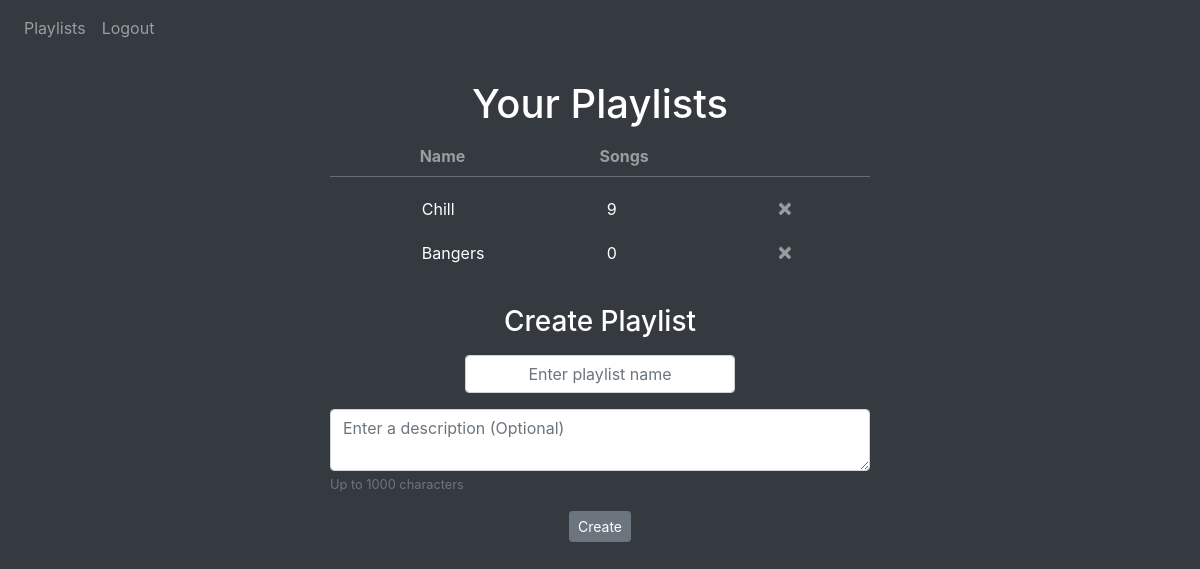
Page / (signed in) on the earlier database version.
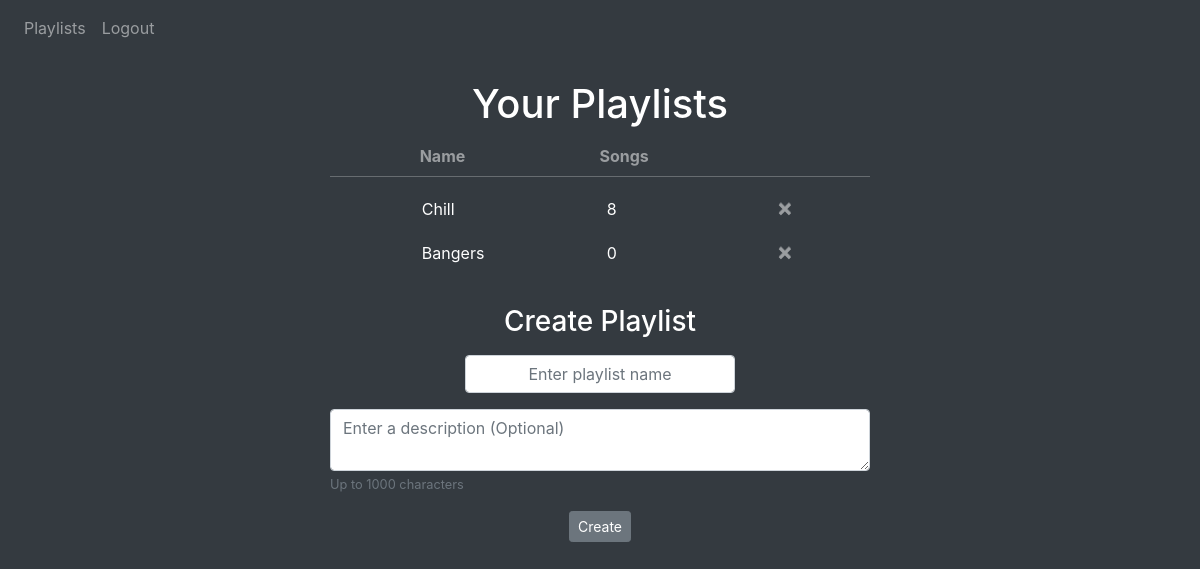
Same page on the later database version.
### website/models.py (models this page shows)
class Playlist(db.Model):
    id = db.Column(db.Integer, primary_key=True)
    name = db.Column(db.String(150))
    description = db.Column(db.String(1000))
    songs = db.Column(mutable_json_type(dbtype=db.JSON, nested=True))
    count = db.Column(db.Integer)
    user_id = db.Column(db.Integer, db.ForeignKey('user.id'))

### website/views.py (the view, shortened to what this page needs)
@views.route('/', methods=['GET', 'POST'])
@login_required
def playlists():
    return render_template("playlists.html", user=current_user)

### website/templates/playlists.html
{% extends "base.html" %} {% block title %}Playlists{% endblock %}
{% block content%}
    <br/>
    {% if user.playlists %}
        <h1 align="center" class="mb-3 text-white">Your Playlists</h1>
        <div class="container">
            <div class="mr-3 row mb-n2 justify-content-center">
                <div class="font-weight-bold col-2 text-white-50">Name</div>
                <div class="font-weight-bold col-2 text-white-50">Songs</div>
            </div>
            <hr class="w-50" style="border-top: 1px solid rgba(255, 255, 255, 0.25)"></hr>
        {% for playlist in user.playlists %}
            <div class="row justify-content-center">
                <p type = "button" class="mt-1 col-2 text-white" onclick="viewPlaylist({{playlist.id}})">{{ playlist.name }}</p>
                <p class="mt-1 col-2 text-white">{{ playlist.count }}</p>
                <button type="button" class="pb-3 close text-white-50" aria-label="Close" onclick="deletePlaylist({{playlist.id}})">&times;</button>
            </div>
        {% endfor %}
    {% endif %}
    <br/>
    <form method="POST">
        <h3 align="center" class="mb-3 text-white">Create Playlist</h3>
        <div class="mx-auto w-25 form-group">
            <input
                type="playlist_name"
                class="form-control text-center"
                id="playlist_name"
                name="playlist_name"
                placeholder="Enter playlist name"
            />
        </div>
        <div class="mx-auto w-50 form-group">
            <textarea name="playlist_description" id="playlist_description" class="form-control" placeholder="Enter a description (Optional)"></textarea>
            <small id="descHelp" class="text-muted">Up to 1000 characters</small>
        </div>
        <div align="center">
            <button type="submit" class="btn btn-secondary btn-sm">Create</button>
        </div>
    </form>
{% endblock %}

### website/templates/base.html (shortened to what this page needs)
<!DOCTYPE html>
<html>
  <head>
    <link
      rel="stylesheet"
      href="https://stackpath.bootstrapcdn.com/bootstrap/4.4.1/css/bootstrap.min.css"
    />
    <link
      rel="stylesheet"
      href="https://stackpath.bootstrapcdn.com/font-awesome/4.7.0/css/font-awesome.min.css"
    />
    <link
      rel="stylesheet"
      href="https://cdn.jsdelivr.net/npm/bootstrap-icons@1.9.1/font/bootstrap-icons.css"
    />
  </head>
  <body class="bg-dark">
    <nav class="navbar navbar-expand-lg navbar-dark">
      <div class="collapse navbar-collapse" id="navbar">
        <div class="navbar-nav">
          {% if user.is_authenticated %}
          <a class="nav-item nav-link" id="playlists" href="/">Playlists</a>
          <a class="nav-item nav-link" id="logout" href="/logout">Logout</a>
          {% else %}
          <a class="nav-item nav-link" id="login" href="/login">Login</a>
          <a class="nav-item nav-link" id="signUp" href="/sign-up">Sign Up</a>
          {% endif %}
        </div>
      </div>
    </nav>
    <div class="container">
        {% block content%}
        {% endblock %}
    </div>
  </body>
</html>

Differences in the rows shown:
changed Playlist "Chill": count "9" → "8"
